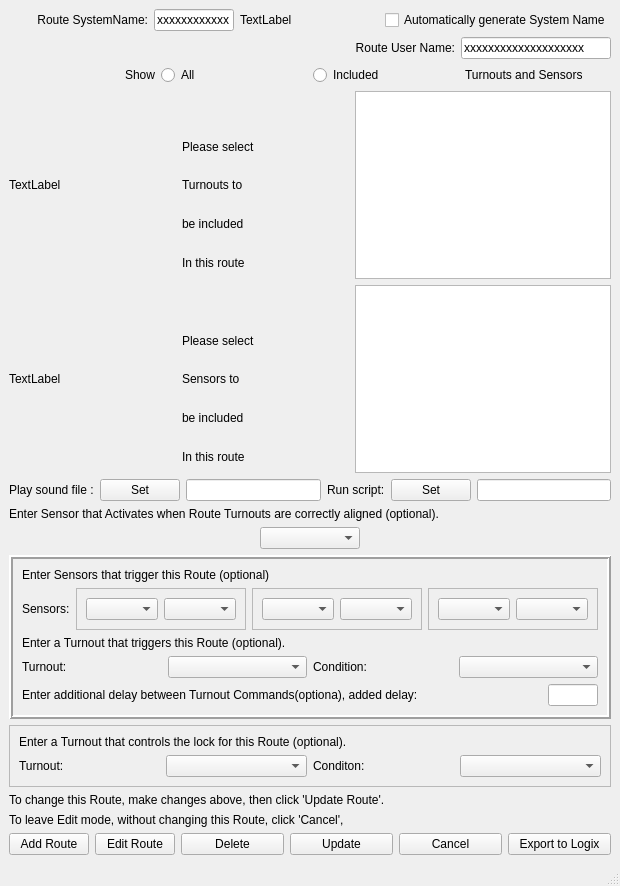
<?xml version="1.0" encoding="UTF-8"?>
<ui version="4.0">
 <class>addFrame</class>
 <widget class="QMainWindow" name="addFrame">
  <property name="geometry">
   <rect>
    <x>0</x>
    <y>0</y>
    <width>617</width>
    <height>886</height>
   </rect>
  </property>
  <property name="font">
   <font>
    <pointsize>9</pointsize>
   </font>
  </property>
  <property name="windowTitle">
   <string>MainWindow</string>
  </property>
  <widget class="QWidget" name="centralWidget">
   <layout class="QVBoxLayout" name="verticalLayout_6">
    <item>
     <layout class="QHBoxLayout" name="horizontalLayout_systemName">
      <item>
       <widget class="QLabel" name="label">
        <property name="text">
         <string>Route SystemName:</string>
        </property>
        <property name="alignment">
         <set>Qt::AlignRight|Qt::AlignTrailing|Qt::AlignVCenter</set>
        </property>
       </widget>
      </item>
      <item>
       <widget class="JTextField" name="_systemName">
        <property name="sizePolicy">
         <sizepolicy hsizetype="Minimum" vsizetype="Fixed">
          <horstretch>0</horstretch>
          <verstretch>0</verstretch>
         </sizepolicy>
        </property>
        <property name="maximumSize">
         <size>
          <width>80</width>
          <height>16777215</height>
         </size>
        </property>
        <property name="text">
         <string>xxxxxxxxxxxx</string>
        </property>
        <property name="maxLength">
         <number>12</number>
        </property>
       </widget>
      </item>
      <item>
       <widget class="QLabel" name="fixedSystemName">
        <property name="text">
         <string>TextLabel</string>
        </property>
       </widget>
      </item>
      <item>
       <widget class="QCheckBox" name="_autoSystemName">
        <property name="text">
         <string>Automatically generate System Name</string>
        </property>
       </widget>
      </item>
     </layout>
    </item>
    <item>
     <layout class="QHBoxLayout" name="horizontalLayout_userName">
      <item>
       <widget class="QLabel" name="label_2">
        <property name="text">
         <string>Route User Name:</string>
        </property>
        <property name="alignment">
         <set>Qt::AlignRight|Qt::AlignTrailing|Qt::AlignVCenter</set>
        </property>
       </widget>
      </item>
      <item>
       <widget class="JTextField" name="_userName">
        <property name="sizePolicy">
         <sizepolicy hsizetype="Minimum" vsizetype="Fixed">
          <horstretch>0</horstretch>
          <verstretch>0</verstretch>
         </sizepolicy>
        </property>
        <property name="maximumSize">
         <size>
          <width>150</width>
          <height>16777215</height>
         </size>
        </property>
        <property name="text">
         <string>xxxxxxxxxxxxxxxxxxxx</string>
        </property>
        <property name="maxLength">
         <number>22</number>
        </property>
       </widget>
      </item>
     </layout>
    </item>
    <item>
     <layout class="QHBoxLayout" name="horizontalLayout_show">
      <item>
       <widget class="QLabel" name="label_3">
        <property name="text">
         <string>Show</string>
        </property>
        <property name="alignment">
         <set>Qt::AlignRight|Qt::AlignTrailing|Qt::AlignVCenter</set>
        </property>
       </widget>
      </item>
      <item>
       <widget class="QRadioButton" name="allButton">
        <property name="text">
         <string>All</string>
        </property>
       </widget>
      </item>
      <item>
       <widget class="QRadioButton" name="includedButton">
        <property name="text">
         <string>Included</string>
        </property>
       </widget>
      </item>
      <item>
       <widget class="QLabel" name="label_4">
        <property name="text">
         <string>Turnouts and Sensors</string>
        </property>
       </widget>
      </item>
     </layout>
    </item>
    <item>
     <layout class="QHBoxLayout" name="p2xt">
      <item>
       <widget class="QLabel" name="p2xtSpace">
        <property name="text">
         <string>TextLabel</string>
        </property>
       </widget>
      </item>
      <item>
       <layout class="QVBoxLayout" name="verticalLayout">
        <item>
         <widget class="QLabel" name="label_9">
          <property name="text">
           <string/>
          </property>
         </widget>
        </item>
        <item>
         <widget class="QLabel" name="label_5">
          <property name="text">
           <string>Please select</string>
          </property>
         </widget>
        </item>
        <item>
         <widget class="QLabel" name="label_6">
          <property name="text">
           <string>Turnouts to</string>
          </property>
         </widget>
        </item>
        <item>
         <widget class="QLabel" name="label_7">
          <property name="text">
           <string>be included </string>
          </property>
         </widget>
        </item>
        <item>
         <widget class="QLabel" name="label_8">
          <property name="font">
           <font>
            <pointsize>9</pointsize>
           </font>
          </property>
          <property name="text">
           <string>In this route</string>
          </property>
         </widget>
        </item>
       </layout>
      </item>
      <item>
       <widget class="QTableView" name="routeTurnoutTable">
        <property name="sizePolicy">
         <sizepolicy hsizetype="Preferred" vsizetype="Expanding">
          <horstretch>0</horstretch>
          <verstretch>0</verstretch>
         </sizepolicy>
        </property>
       </widget>
      </item>
     </layout>
    </item>
    <item>
     <layout class="QHBoxLayout" name="p2xs">
      <item>
       <widget class="QLabel" name="p2xsSpace">
        <property name="text">
         <string>TextLabel</string>
        </property>
       </widget>
      </item>
      <item>
       <layout class="QVBoxLayout" name="verticalLayout_2">
        <item>
         <widget class="QLabel" name="label_10">
          <property name="text">
           <string/>
          </property>
         </widget>
        </item>
        <item>
         <widget class="QLabel" name="label_11">
          <property name="text">
           <string>Please select</string>
          </property>
         </widget>
        </item>
        <item>
         <widget class="QLabel" name="label_12">
          <property name="text">
           <string>Sensors to</string>
          </property>
         </widget>
        </item>
        <item>
         <widget class="QLabel" name="label_13">
          <property name="text">
           <string>be included </string>
          </property>
         </widget>
        </item>
        <item>
         <widget class="QLabel" name="label_14">
          <property name="font">
           <font>
            <pointsize>9</pointsize>
           </font>
          </property>
          <property name="text">
           <string>In this route</string>
          </property>
         </widget>
        </item>
       </layout>
      </item>
      <item>
       <widget class="QTableView" name="routeSensorTable">
        <property name="sizePolicy">
         <sizepolicy hsizetype="Preferred" vsizetype="Expanding">
          <horstretch>0</horstretch>
          <verstretch>0</verstretch>
         </sizepolicy>
        </property>
       </widget>
      </item>
     </layout>
    </item>
    <item>
     <layout class="QHBoxLayout" name="horizontalLayout_sound_script">
      <item>
       <widget class="QLabel" name="label_15">
        <property name="text">
         <string>Play sound file :</string>
        </property>
       </widget>
      </item>
      <item>
       <widget class="QPushButton" name="setSound">
        <property name="text">
         <string>Set</string>
        </property>
       </widget>
      </item>
      <item>
       <widget class="JTextField" name="soundFile">
        <property name="maxLength">
         <number>20</number>
        </property>
       </widget>
      </item>
      <item>
       <widget class="QLabel" name="label_16">
        <property name="text">
         <string>Run script:</string>
        </property>
       </widget>
      </item>
      <item>
       <widget class="QPushButton" name="setScript">
        <property name="text">
         <string>Set</string>
        </property>
       </widget>
      </item>
      <item>
       <widget class="JTextField" name="scriptFile">
        <property name="maxLength">
         <number>20</number>
        </property>
       </widget>
      </item>
     </layout>
    </item>
    <item>
     <widget class="QLabel" name="sensorThatActivates">
      <property name="text">
       <string>Enter Sensor that Activates when Route Turnouts are correctly aligned (optional).</string>
      </property>
     </widget>
    </item>
    <item>
     <layout class="QHBoxLayout" name="p31">
      <item>
       <widget class="JmriBeanComboBox" name="turnoutsAlignedSensor">
        <property name="maximumSize">
         <size>
          <width>100</width>
          <height>16777215</height>
         </size>
        </property>
       </widget>
      </item>
     </layout>
    </item>
    <item>
     <widget class="QFrame" name="ps">
      <property name="sizePolicy">
       <sizepolicy hsizetype="Preferred" vsizetype="Fixed">
        <horstretch>0</horstretch>
        <verstretch>0</verstretch>
       </sizepolicy>
      </property>
      <property name="frameShape">
       <enum>QFrame::Box</enum>
      </property>
      <property name="frameShadow">
       <enum>QFrame::Raised</enum>
      </property>
      <property name="lineWidth">
       <number>2</number>
      </property>
      <layout class="QVBoxLayout" name="verticalLayout_3">
       <item>
        <widget class="QLabel" name="sensorsThatTrigger">
         <property name="text">
          <string>Enter Sensors that trigger this Route (optional)</string>
         </property>
        </widget>
       </item>
       <item>
        <layout class="QHBoxLayout" name="horizontalLayout_4">
         <item>
          <widget class="QLabel" name="label_19">
           <property name="text">
            <string>Sensors:</string>
           </property>
          </widget>
         </item>
         <item>
          <widget class="QFrame" name="frame_2">
           <property name="frameShape">
            <enum>QFrame::StyledPanel</enum>
           </property>
           <property name="frameShadow">
            <enum>QFrame::Raised</enum>
           </property>
           <layout class="QHBoxLayout" name="horizontalLayout_8">
            <item>
             <layout class="QHBoxLayout" name="horizontalLayout_7">
              <item>
               <widget class="JmriBeanComboBox" name="sensor1"/>
              </item>
              <item>
               <widget class="QComboBox" name="sensor1mode"/>
              </item>
             </layout>
            </item>
           </layout>
          </widget>
         </item>
         <item>
          <widget class="QFrame" name="frame_3">
           <property name="frameShape">
            <enum>QFrame::StyledPanel</enum>
           </property>
           <property name="frameShadow">
            <enum>QFrame::Raised</enum>
           </property>
           <layout class="QHBoxLayout" name="horizontalLayout_9">
            <item>
             <layout class="QHBoxLayout" name="horizontalLayout_11">
              <item>
               <widget class="JmriBeanComboBox" name="sensor2"/>
              </item>
              <item>
               <widget class="QComboBox" name="sensor2mode"/>
              </item>
             </layout>
            </item>
           </layout>
          </widget>
         </item>
         <item>
          <widget class="QFrame" name="frame_4">
           <property name="frameShape">
            <enum>QFrame::StyledPanel</enum>
           </property>
           <property name="frameShadow">
            <enum>QFrame::Raised</enum>
           </property>
           <layout class="QHBoxLayout" name="horizontalLayout_12">
            <item>
             <layout class="QHBoxLayout" name="horizontalLayout_13">
              <item>
               <widget class="JmriBeanComboBox" name="sensor3"/>
              </item>
              <item>
               <widget class="QComboBox" name="sensor3mode"/>
              </item>
             </layout>
            </item>
           </layout>
          </widget>
         </item>
        </layout>
       </item>
       <item>
        <widget class="QLabel" name="label_20">
         <property name="text">
          <string>Enter a Turnout that triggers this Route (optional).</string>
         </property>
        </widget>
       </item>
       <item>
        <layout class="QHBoxLayout" name="horizontalLayout_10">
         <item>
          <widget class="QLabel" name="label_21">
           <property name="text">
            <string>Turnout:</string>
           </property>
          </widget>
         </item>
         <item>
          <widget class="JmriBeanComboBox" name="cTurnout"/>
         </item>
         <item>
          <widget class="QLabel" name="label_22">
           <property name="text">
            <string>Condition:</string>
           </property>
          </widget>
         </item>
         <item>
          <widget class="QComboBox" name="cTurnoutStateBox"/>
         </item>
        </layout>
       </item>
       <item>
        <layout class="QHBoxLayout" name="horizontalLayout">
         <item>
          <widget class="QLabel" name="label_23">
           <property name="text">
            <string>Enter additional delay between Turnout Commands(optiona), added delay:</string>
           </property>
          </widget>
         </item>
         <item>
          <widget class="JTextField" name="timeDelay">
           <property name="sizePolicy">
            <sizepolicy hsizetype="MinimumExpanding" vsizetype="Fixed">
             <horstretch>0</horstretch>
             <verstretch>0</verstretch>
            </sizepolicy>
           </property>
           <property name="maximumSize">
            <size>
             <width>50</width>
             <height>16777215</height>
            </size>
           </property>
           <property name="maxLength">
            <number>5</number>
           </property>
           <property name="alignment">
            <set>Qt::AlignCenter</set>
           </property>
          </widget>
         </item>
        </layout>
       </item>
      </layout>
     </widget>
    </item>
    <item>
     <widget class="QFrame" name="frame">
      <property name="frameShape">
       <enum>QFrame::StyledPanel</enum>
      </property>
      <property name="frameShadow">
       <enum>QFrame::Raised</enum>
      </property>
      <layout class="QVBoxLayout" name="verticalLayout_4">
       <item>
        <widget class="QLabel" name="label_17">
         <property name="text">
          <string>Enter a Turnout that controls the lock for this Route (optional).</string>
         </property>
        </widget>
       </item>
       <item>
        <layout class="QHBoxLayout" name="horizontalLayout_2">
         <item>
          <widget class="QLabel" name="label_18">
           <property name="text">
            <string>Turnout:</string>
           </property>
          </widget>
         </item>
         <item>
          <widget class="JmriBeanComboBox" name="cLockTurnout"/>
         </item>
         <item>
          <widget class="QLabel" name="label_24">
           <property name="text">
            <string>Conditon:</string>
           </property>
          </widget>
         </item>
         <item>
          <widget class="QComboBox" name="cLockTurnoutStateBox"/>
         </item>
        </layout>
       </item>
      </layout>
     </widget>
    </item>
    <item>
     <layout class="QVBoxLayout" name="verticalLayout_5">
      <item>
       <widget class="QLabel" name="status1">
        <property name="text">
         <string>To change this Route, make changes above, then click 'Update Route'.</string>
        </property>
       </widget>
      </item>
      <item>
       <widget class="QLabel" name="status2">
        <property name="text">
         <string>To leave Edit mode, without changing this Route, click 'Cancel',</string>
        </property>
       </widget>
      </item>
     </layout>
    </item>
    <item>
     <layout class="QHBoxLayout" name="horizontalLayout_3">
      <item>
       <widget class="QPushButton" name="createButton">
        <property name="sizePolicy">
         <sizepolicy hsizetype="Fixed" vsizetype="Fixed">
          <horstretch>0</horstretch>
          <verstretch>0</verstretch>
         </sizepolicy>
        </property>
        <property name="text">
         <string>Add Route</string>
        </property>
       </widget>
      </item>
      <item>
       <widget class="QPushButton" name="editButton">
        <property name="sizePolicy">
         <sizepolicy hsizetype="Fixed" vsizetype="Fixed">
          <horstretch>0</horstretch>
          <verstretch>0</verstretch>
         </sizepolicy>
        </property>
        <property name="text">
         <string>Edit Route</string>
        </property>
       </widget>
      </item>
      <item>
       <widget class="QPushButton" name="deleteButton">
        <property name="text">
         <string>Delete</string>
        </property>
       </widget>
      </item>
      <item>
       <widget class="QPushButton" name="updateButton">
        <property name="text">
         <string>Update</string>
        </property>
       </widget>
      </item>
      <item>
       <widget class="QPushButton" name="cancelButton">
        <property name="text">
         <string>Cancel</string>
        </property>
       </widget>
      </item>
      <item>
       <widget class="QPushButton" name="exportBUtton">
        <property name="text">
         <string>Export to Logix</string>
        </property>
       </widget>
      </item>
     </layout>
    </item>
   </layout>
  </widget>
  <widget class="QMenuBar" name="menubar">
   <property name="geometry">
    <rect>
     <x>0</x>
     <y>0</y>
     <width>617</width>
     <height>21</height>
    </rect>
   </property>
  </widget>
  <widget class="QStatusBar" name="statusbar"/>
 </widget>
 <customwidgets>
  <customwidget>
   <class>JTextField</class>
   <extends>QLineEdit</extends>
   <header>jtextfield.h</header>
  </customwidget>
  <customwidget>
   <class>JmriBeanComboBox</class>
   <extends>QComboBox</extends>
   <header>jmribeancombobox.h</header>
  </customwidget>
 </customwidgets>
 <resources/>
 <connections/>
</ui>
